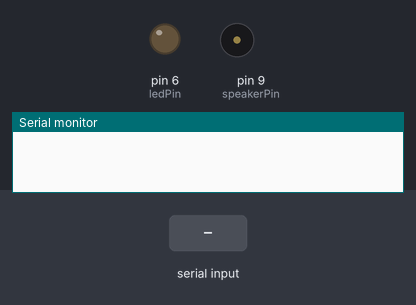
The sketch below on a simulated Arduino Uno, built with avr-gcc and run on an emulated ATmega328P. On the bench: output pins drawn as LEDs (lit = HIGH), buzzer (waves = sounding), the last lines printed to the serial monitor. The inputs (shaded band) are chosen by the test bench.

Above: at 1.2 s.
1.3 s: "90 45\n" received over Serial
At 1.42 s:
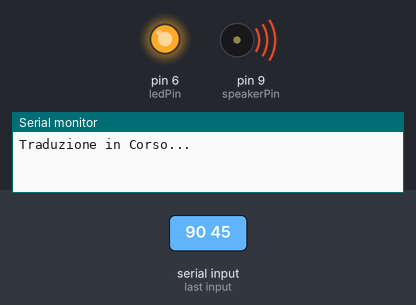
Timing chart, 0 to 8.2 s (numbered marks = the images above; inputs shaded):
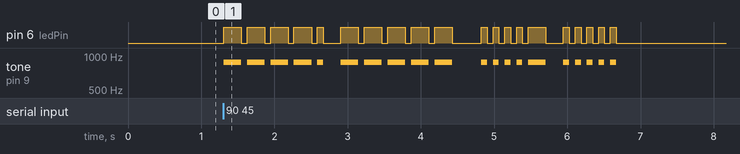

The sketch:

MORSE.ino
```cpp
const int ledPin = 6;
const int speakerPin = 9;
const int buttonPin = 2;
const int tempoTrasmissione = 80; //Durata del valore più piccolo (punto) in trasmissione
// const int tempoRicezione = 150; //Durata del valore più piccolo in ricezione

// Array: 0-25 lettere A-Z, 26-35 numeri 0-9
const String morseCode[] = {
  ".-", "-...", "-.-.", "-..", ".", "..-.", "--.", "....", "..", ".---",
  "-.-", ".-..", "--", "-.", "---", ".--.", "--.-", ".-.", "...", "-",
  "..-", "...-", ".--", "-..-", "-.--", "--..", // A-Z
  "-----", ".----", "..---", "...--", "....-", ".....", "-....", "--...", "---..", "----.", // 0-9
  "----", // Spazio
  "......" //Backspace
};
/*
unsigned long tempoPressione = 0;
unsigned long tempoRilascio = 0;
String sequenzaRicevuta = "";
bool bottonePremuto = false;
bool letteraTradotta = true;
bool spazioTradotto = true;
*/
void setup()
{
  Serial.begin(9600);
  pinMode(ledPin, OUTPUT);
  pinMode(speakerPin, OUTPUT);
//  pinMode(buttonPin, INPUT);
}

void loop()
{
  //Codice per la Scrittura
  if (Serial.available() > 0) {
    String testo = Serial.readStringUntil('\n');
    Serial.println("Traduzione in Corso...");
    testo.toUpperCase();

    for (int i = 0; i < testo.length(); i++)
    {
      char c = testo[i];

      if (c >= 'A' && c <= 'Z')
      {
        eseguiMorse(morseCode[c - 'A']);
        delay(tempoTrasmissione * 2); // Pausa tra lettere
      }
      else if (c >= '0' && c <= '9')
      {
        eseguiMorse(morseCode[c - '0' + 26]);
        delay(tempoTrasmissione * 2);
      }
      else if (c == ' ') delay(tempoTrasmissione * 2); // Pausa tra parole
    }
    Serial.println("Traduzione completata");
  }
/*
  //Fine Codice Scrittura. Inizio Codice Traduzione

  int statoBottone = digitalRead(buttonPin);

  if (statoBottone == HIGH)
  {
    digitalWrite(ledPin, HIGH);
    tone(speakerPin, 880);
  }
  else
  {
    digitalWrite(ledPin, LOW);
    noTone(speakerPin);
  }

  // Gestione Pressione
  if (statoBottone == HIGH && !bottonePremuto)
  {
    tempoPressione = millis();
    bottonePremuto = true;
    letteraTradotta = false;
    spazioTradotto = false;
  }

  // Gestione Rilascio
  else if (statoBottone == LOW && bottonePremuto)
  {
    unsigned long durataPressione = millis() - tempoPressione;
    bottonePremuto = false;
    tempoRilascio = millis();

    if (durataPressione > 40)
    {
      if (durataPressione < (tempoRicezione * 1.5))
      {
        sequenzaRicevuta += ".";
        Serial.print(".");
      }
      else
      {
        sequenzaRicevuta += "-";
        Serial.print("-");
      }
    }
  }

  if (!bottonePremuto)
  {
    unsigned long durataPausa = millis() - tempoRilascio;

    // Fine lettera
    if (durataPausa >= (tempoRicezione * 3) && !letteraTradotta && sequenzaRicevuta.length() > 0)
    {
      if (sequenzaRicevuta == "........")
      {
        letteraTradotta = true;
        Serial.print("\33[2K\r");
        sequenzaRicevuta = "";
      }
      // Altrimenti, se è una sequenza normale, traduci la lettera
      else
      {
        char carattereTradotto = traduciMorse(sequenzaRicevuta);
        if (carattereTradotto != '\0')
        {
          Serial.print(carattereTradotto);
        }
        sequenzaRicevuta = "";
        letteraTradotta = true;
      }
    }
  }
*/
}

//Funzione di traduzione da stringa di simbolo a suono e luce
void eseguiMorse(String sequenza) {
  for (int i = 0; i < sequenza.length(); i++)
  {
    digitalWrite(ledPin, HIGH);
    tone(speakerPin, 880);

    if (sequenza[i] == '.') delay(tempoTrasmissione);
    else delay(tempoTrasmissione * 3); // Linea = 3 volte il punto

    digitalWrite(ledPin, LOW);
    noTone(speakerPin);
    delay(tempoTrasmissione);
  }
}
/*
//Funzione di traduzione da stringa di punti linea a simbolo in formato ASCII
char traduciMorse(String sequenza)
{
  for (int i = 0; i < sequenza.length(); i++) Serial.print("\b \b");

  for (int i = 0; i < 38; i++)
  {
    if (morseCode[i] == sequenza)
    {
      if (i < 26) return (char)('A' + i);      // A-Z
      if (i >= 26 && i < 36) return (char)('0' + (i - 26)); // 0-9
      if (i == 36) return ' ';                 // Spazio
      if (i == 37)
      {
        Serial.print("\b \b");                 // Cancella il carattere precedente
        return '\0';                           // Ritorna null
      }
    }
  }
  return '?'; // Se non trovato
}
*/
```

Measured:
- after the input at 1.3 s, tone on pin 9 (speakerPin): plays 880 Hz for 0.24 s, 880 Hz for 0.24 s, 880 Hz for 0.24 s, 880 Hz for 0.24 s, 880 Hz for 0.08 s, 880 Hz for 0.24 s … (20 notes in this stretch), starting at once
